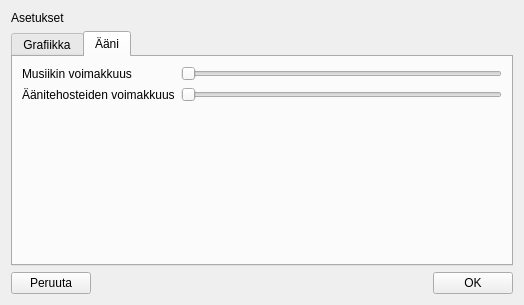
<?xml version="1.0" encoding="UTF-8"?>
<ui version="4.0">
 <class>SettingsMenu</class>
 <widget class="QWidget" name="SettingsMenu">
  <property name="geometry">
   <rect>
    <x>0</x>
    <y>0</y>
    <width>524</width>
    <height>305</height>
   </rect>
  </property>
  <property name="windowTitle">
   <string>Form</string>
  </property>
  <layout class="QVBoxLayout" name="verticalLayout_2">
   <item>
    <layout class="QVBoxLayout" name="verticalLayout">
     <item>
      <widget class="QLabel" name="title">
       <property name="text">
        <string>Asetukset</string>
       </property>
      </widget>
     </item>
     <item>
      <widget class="QTabWidget" name="tabWidget">
       <property name="currentIndex">
        <number>1</number>
       </property>
       <widget class="QWidget" name="tab">
        <attribute name="title">
         <string>Grafiikka</string>
        </attribute>
        <layout class="QFormLayout" name="formLayout">
         <property name="fieldGrowthPolicy">
          <enum>QFormLayout::AllNonFixedFieldsGrow</enum>
         </property>
         <item row="0" column="0">
          <widget class="QLabel" name="label">
           <property name="text">
            <string>Ikkunan koko</string>
           </property>
          </widget>
         </item>
         <item row="1" column="0">
          <widget class="QLabel" name="label_4">
           <property name="text">
            <string>Koko näyttö</string>
           </property>
          </widget>
         </item>
         <item row="1" column="1">
          <widget class="QCheckBox" name="checkBox">
           <property name="text">
            <string/>
           </property>
          </widget>
         </item>
         <item row="0" column="1">
          <widget class="QComboBox" name="comboBox">
           <item>
            <property name="text">
             <string>640 x 480</string>
            </property>
           </item>
           <item>
            <property name="text">
             <string>800 x 600</string>
            </property>
           </item>
           <item>
            <property name="text">
             <string>1024 x 768</string>
            </property>
           </item>
          </widget>
         </item>
        </layout>
       </widget>
       <widget class="QWidget" name="tab_2">
        <attribute name="title">
         <string>Ääni</string>
        </attribute>
        <layout class="QFormLayout" name="formLayout_2">
         <property name="fieldGrowthPolicy">
          <enum>QFormLayout::AllNonFixedFieldsGrow</enum>
         </property>
         <item row="0" column="0">
          <widget class="QLabel" name="label_2">
           <property name="text">
            <string>Musiikin voimakkuus</string>
           </property>
          </widget>
         </item>
         <item row="0" column="1">
          <widget class="QSlider" name="musicVolumeSlider">
           <property name="maximum">
            <number>100</number>
           </property>
           <property name="orientation">
            <enum>Qt::Horizontal</enum>
           </property>
          </widget>
         </item>
         <item row="1" column="0">
          <widget class="QLabel" name="label_3">
           <property name="text">
            <string>Äänitehosteiden voimakkuus</string>
           </property>
          </widget>
         </item>
         <item row="1" column="1">
          <widget class="QSlider" name="horizontalSlider_2">
           <property name="maximum">
            <number>100</number>
           </property>
           <property name="orientation">
            <enum>Qt::Horizontal</enum>
           </property>
          </widget>
         </item>
        </layout>
       </widget>
      </widget>
     </item>
     <item>
      <layout class="QHBoxLayout" name="horizontalLayout">
       <property name="margin">
        <number>0</number>
       </property>
       <item>
        <widget class="QPushButton" name="pushButton">
         <property name="text">
          <string>Peruuta</string>
         </property>
        </widget>
       </item>
       <item>
        <spacer name="horizontalSpacer">
         <property name="orientation">
          <enum>Qt::Horizontal</enum>
         </property>
         <property name="sizeHint" stdset="0">
          <size>
           <width>40</width>
           <height>20</height>
          </size>
         </property>
        </spacer>
       </item>
       <item>
        <widget class="QPushButton" name="pushButton_2">
         <property name="text">
          <string>OK</string>
         </property>
        </widget>
       </item>
      </layout>
     </item>
    </layout>
   </item>
  </layout>
 </widget>
 <resources/>
 <connections/>
</ui>
